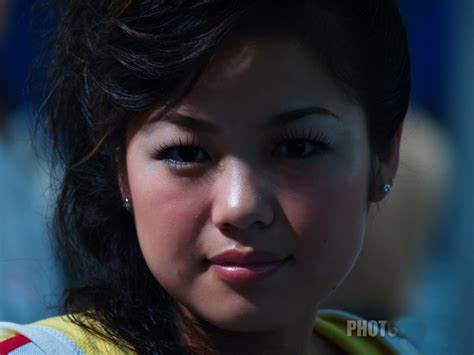
//> input picture assets/dark_character.jpg, 474 x 355 px
$ ./histogram   (built with g++ and OpenCV 4)
//> lines starting //> are read from the running program, lines starting //| are printed output that depends on the picture
//
// Created by helywin on 2020/10/15.
//

#include <opencv2/core.hpp>
#include <opencv2/opencv.hpp>
#include <opencv2/highgui.hpp>
#include <iostream>

using namespace cv;
using std::cout;
using std::endl;
using std::cerr;

int main()
{
    Mat origin = imread("../assets/dark_character.jpg", IMREAD_GRAYSCALE);
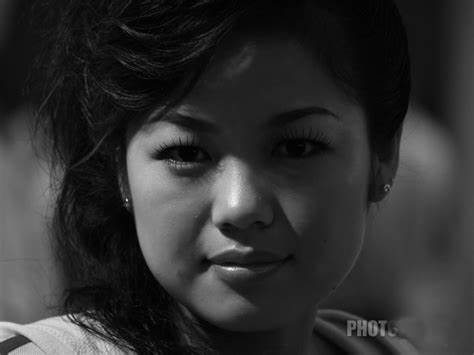
//> origin: 355 rows x 474 cols, CV_8UC1; min 0, max 241, mean 48
    Mat img1 = origin.clone();
    Mat img2 = origin.clone();
    imwrite("dark_character1.jpg", origin);
    if (origin.empty()) {
        cerr << "open image failed" << endl;
        exit(-1);
    }
// [4 lines of commented-out code are left out]
    auto table = Vec<int, 256>::zeros();
    auto table1 = Vec<int, 256>::zeros();
    auto table2 = Vec<int, 256>::zeros();
    auto tableT = Vec<int, 256>::zeros();
    auto pz = Vec<double, 256>::zeros();
    auto fx = Vec<double, 256>::zeros();
    auto fx1 = Vec<double, 256>::zeros();
    int total = 0;
    for (auto it = origin.begin<uchar>(); it != origin.end<uchar>(); ++it) {
        ++table(*it);
        ++total;
    }
//> after the loop, total = 168270
    cout << "total:" << sum(table) << endl;
//| total:[168270, 0, 0, 0]
    cout << table << endl;
//> (printed output is left out)
    double summer = 0;
    for (int i = 0; i < table.rows; ++i) {
        summer += 255.0 * table(i) / origin.rows / origin.cols;
        fx(i) = summer;
        table1(i) = round(summer);
    }
//> this loop made 256 passes
//> summer on passes 1 to 3: 0.326, 0.633, 1.22
//> after the loop, summer = 255
    cout << table1 << endl;
//> (printed output is left out)

    for (auto it = img1.begin<uchar>(); it != img1.end<uchar>(); ++it) {
        *it = table1(*it);
    }
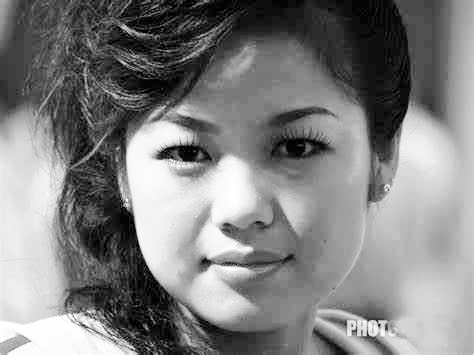
//> img1: 355 rows x 474 cols, CV_8UC1; min 0, max 255, mean 128.9
    imwrite("dark_character2.jpg", img1);

    // function like a rectangle
    for (int i = 0; i < 256; ++i) {
        if (i < 128) {
            pz(i) = i / 128.0 / 127.0;
        } else {
            pz(i) = -(i - 1) / 128.0 / 127.0 + 1 / 64.0;
        }
    }
    cout << "sum pz" << sum(pz) << endl;

    double summer1 = 0;
    for (int i = 0; i < 256; ++i) {
        summer1 += pz(i) * 255;
        fx1(i) = summer1;
        table2(i) = round(summer1);
    }
    cout << table2 << endl;
    for (int i = 0; i < 256; ++i) {
        const auto v = table1(i);
        bool find = false;
        for (int j = 0; j < 255; ++j) {
            if ((table2(j) - v) * (table2(j + 1) - v) <= 0) {
                if (abs(table2(j) - v) < abs(table2(j + 1) - v)) {
                    tableT(i) = j;
                } else {
                    tableT(i) = j + 1;
                }
                find = true;
                break;
            }
        }
        if (!find) {
            cout << "not find " << endl;
        }
    }
//> this loop made 256 passes
//> v on passes 1 to 3: 0, 1, 1
    cout << tableT << endl;
//> (printed output is left out)
    for (auto it = img2.begin<uchar>(); it != img2.end<uchar>(); ++it) {
        *it = tableT(*it);
    }
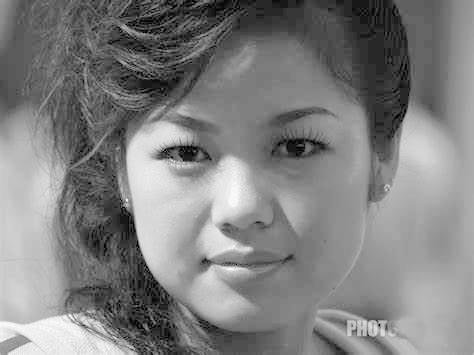
//> img2: 355 rows x 474 cols, CV_8UC1; min 1, max 247, mean 128.2
    imwrite("dark_character3.jpg", img2);
}
